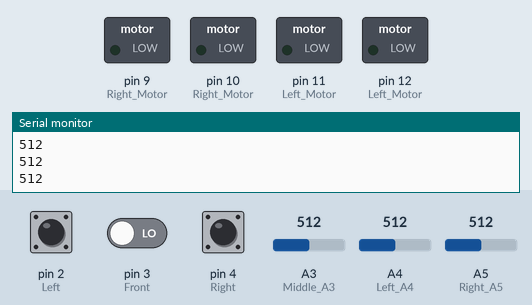
Simulated run of this sketch. Board: Arduino Uno, built with avr-gcc and run on an emulated ATmega328P. Parts: switched loads named in the sketch (green lamp = pin HIGH), the last lines printed to the serial monitor. Dashed ring = blinking. The inputs (shaded band) are chosen by the test bench; at power-on: A5 (Right_A5) = 512, pin 3 (Front) LOW, pin 2 (Left) LOW, pin 4 (Right) LOW, A3 (Middle_A3) = 512, A4 (Left_A4) = 512.

Above: at 0.99 s.
1.3 s: A5 (Right_A5) set to 657
4.3 s: A5 (Right_A5) set to 676
At 7.2 s:
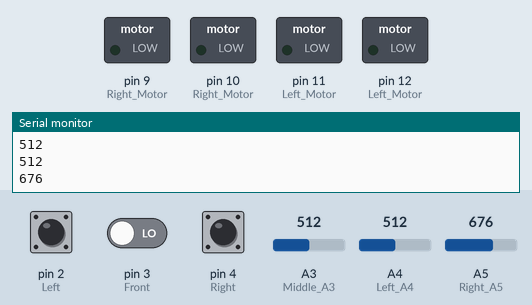
7.3 s: pin 3 (Front) driven HIGH
At 8.0 s:
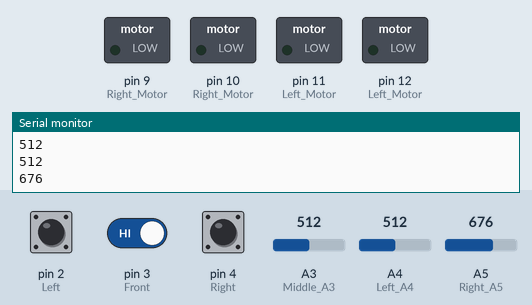
8.8 s: pin 2 (Left) pulled HIGH for 1 s
At 9.11 s:
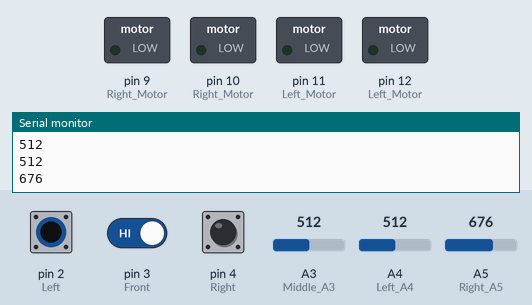
11.8 s: pin 2 (Left) pulled HIGH for 3.2 s
At 15.7 s:
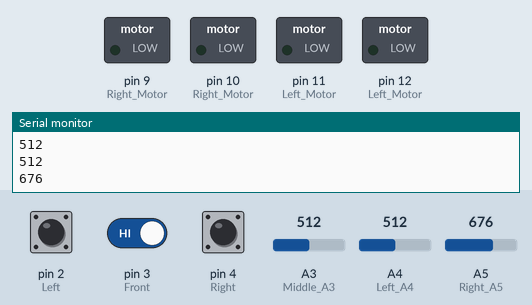
16.5 s: pin 3 (Front) driven LOW
At 16.84 s:
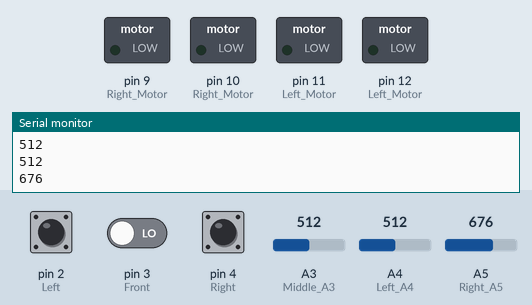
Timing chart, 0 to 20.5 s (numbered marks = the images above; inputs shaded):
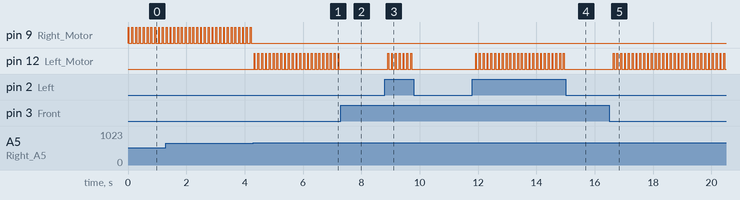

Measured:
- the behaviour switches between 669 and 670 on A5 (Right_A5) (found by bisection; images 0 and 1)
- after the input at 4.3 s, pin 9 (Right_Motor): stops changing and stays LOW; pin 12 (Left_Motor): alternates HIGH for 0.03 s and LOW for 0.10 s, starting at once
- after the input at 7.3 s, pin 12 (Left_Motor): stops changing and stays LOW
- after the input at 8.8 s, pin 12 (Left_Motor): alternates HIGH for 0.03 s and LOW for 0.10 s, 14 changes in all, then stays LOW, starting after 0.10 s
- after the input at 11.8 s, pin 12 (Left_Motor): alternates HIGH for 0.03 s and LOW for 0.10 s, 48 changes in all, then stays LOW, starting after 0.12 s
- after the input at 16.5 s, pin 12 (Left_Motor): alternates HIGH for 0.03 s and LOW for 0.10 s, starting after 0.13 s
- by itself, pin 9 (Right_Motor): alternates HIGH for 0.03 s and LOW for 0.10 s

The sketch:

helpMe.ino
```cpp
int blackMin = 670;
int blackMid = 450;
int blackLeft = 570;
void setup() {
   //Digital
  Serial.begin(9600);
  //IR
  pinMode(2, INPUT); //Left
  pinMode(3, INPUT); //Front
  pinMode(4, INPUT); //Right


  //Motors
  pinMode(9, OUTPUT); //Right Motor (Forward)
  pinMode(10, OUTPUT); //Right Motor (Backward)
  pinMode(11, OUTPUT); //Left Motor (Backward)
  pinMode(12, OUTPUT); //Left Motor (Forward)

  //Analog
  //PR
  pinMode(17, INPUT); //Middle A3
  pinMode(18, INPUT); //Left A4
  pinMode(19, INPUT); //Right A5
}
void goCar() {
    digitalWrite(9, HIGH);
    digitalWrite(10, LOW);
    digitalWrite(11, LOW);
    digitalWrite(12, HIGH);
}
void stopCar(){
    digitalWrite(9, LOW);
    digitalWrite(10, LOW);
    digitalWrite(11, LOW);
    digitalWrite(12, LOW);
}

void turnLeft(){
    digitalWrite(9, HIGH);
    digitalWrite(10, LOW);
    digitalWrite(11, LOW);
    digitalWrite(12, LOW);
}

void turnRight(){
    digitalWrite(9, LOW);
    digitalWrite(10, LOW);
    digitalWrite(11, LOW);
    digitalWrite(12, HIGH);
}

void loop() {
  int leftIR = digitalRead(2);
  int frontIR = digitalRead(3);
  int rightIR = digitalRead(4);
  int leftPR = analogRead(18);
  int midPR = analogRead(17);
  int rightPR = analogRead(19);

  Serial.println(leftPR);
  Serial.println(midPR);
  Serial.println(rightPR);
  Serial.println();
turnLeft();
//turnRight();
  //if(leftPR<=blackLeft && rightPR <=blackMin)
 // {
   // goCar();
  //}
  if(leftPR>=blackLeft)
  {
    turnLeft();
  }
  /*if(midPR<=blackMid && leftPR>=blackLeft)
  {
    turnLeft();
  }*/
  if(rightPR>=blackMin)
  {
    turnRight();
  }
  if(frontIR==1)
  {
    stopCar();
  }
  if(leftIR==1)
  {
    turnRight();
  }
  if(rightIR==1)
  {
    turnLeft();
  }
  delay(30);
  stopCar();
  delay(100);
}
```
